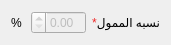
   <widget class="QWidget" name="horizontalLayoutWidget_6">
    <property name="geometry">
     <rect>
      <x>140</x>
      <y>200</y>
      <width>171</width>
      <height>31</height>
     </rect>
    </property>
    <layout class="QHBoxLayout" name="horizontalLayout_9">
     <item>
      <widget class="QLabel" name="label_4">
       <property name="maximumSize">
        <size>
         <width>16</width>
         <height>16777215</height>
        </size>
       </property>
       <property name="layoutDirection">
        <enum>Qt::RightToLeft</enum>
       </property>
       <property name="text">
        <string>%</string>
       </property>
       <property name="scaledContents">
        <bool>false</bool>
       </property>
       <property name="margin">
        <number>0</number>
       </property>
       <property name="indent">
        <number>-1</number>
       </property>
      </widget>
     </item>
     <item>
      <widget class="QDoubleSpinBox" name="QDubleSpiner_vendorRate">
       <property name="enabled">
        <bool>false</bool>
       </property>
       <property name="maximumSize">
        <size>
         <width>55</width>
         <height>16777215</height>
        </size>
       </property>
       <property name="layoutDirection">
        <enum>Qt::RightToLeft</enum>
       </property>
       <property name="styleSheet">
        <string notr="true"/>
       </property>
       <property name="minimum">
        <double>0.000000000000000</double>
       </property>
       <property name="maximum">
        <double>100.000000000000000</double>
       </property>
       <property name="value">
        <double>0.000000000000000</double>
       </property>
      </widget>
     </item>
     <item>
      <widget class="QLabel" name="label_14">
       <property name="maximumSize">
        <size>
         <width>107</width>
         <height>16777215</height>
        </size>
       </property>
       <property name="layoutDirection">
        <enum>Qt::RightToLeft</enum>
       </property>
       <property name="text">
        <string>&lt;html&gt;&lt;head/&gt;&lt;body&gt;&lt;p align=&quot;right&quot;&gt;&lt;span style=&quot; color:#ef2929;&quot;&gt;*&lt;/span&gt;&lt;span style=&quot; color:#000000;&quot;&gt;نسبه&lt;/span&gt; الممول&lt;/p&gt;&lt;/body&gt;&lt;/html&gt;</string>
       </property>
       <property name="scaledContents">
        <bool>false</bool>
       </property>
       <property name="margin">
        <number>0</number>
       </property>
       <property name="indent">
        <number>-1</number>
       </property>
      </widget>
     </item>
    </layout>
   </widget>
